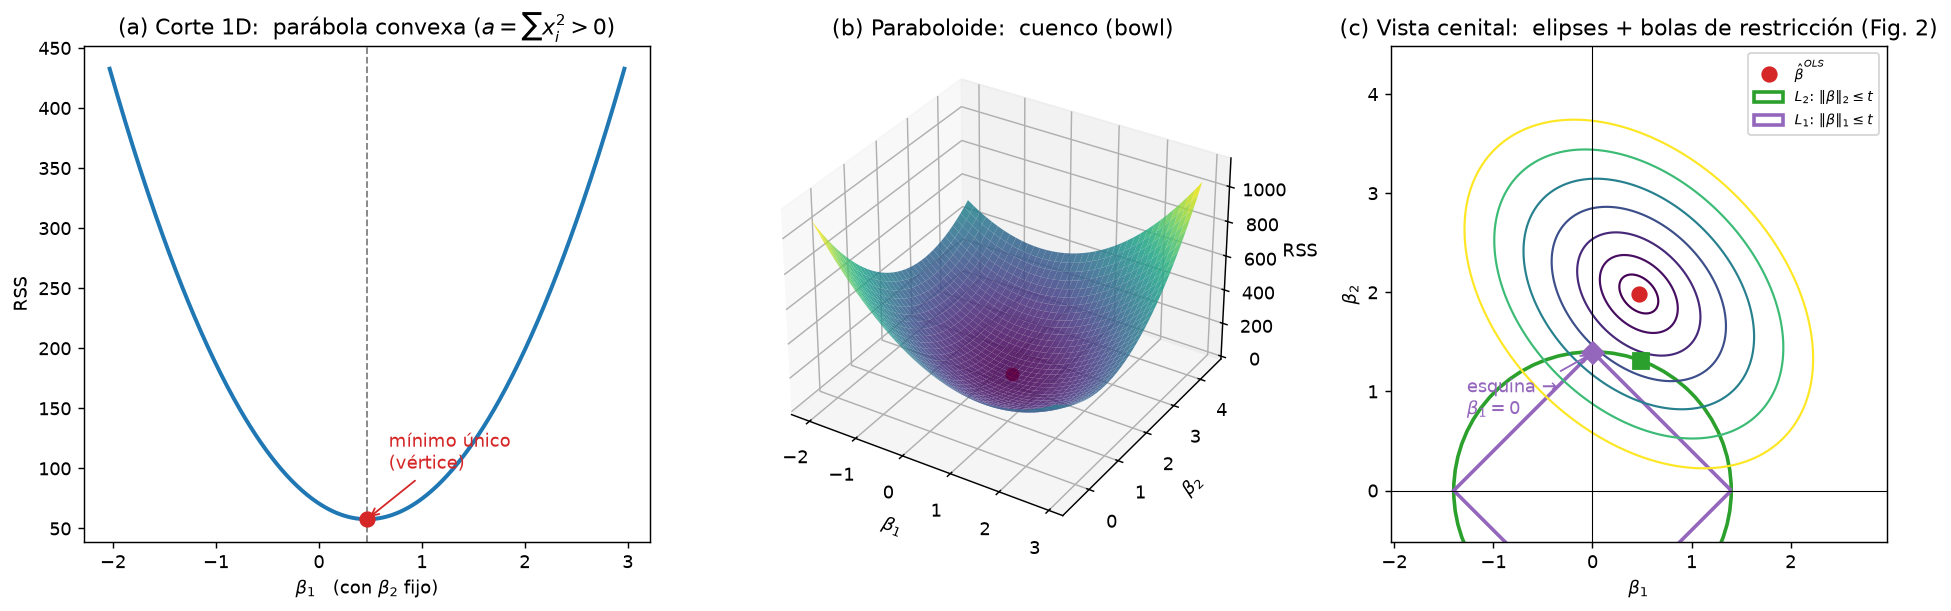

Write the Python code that produced this figure.
"""Convexity of the least-squares objective — a pedagogical figure.

Companion to the "Fundamentos" section of the README. Shows, for a 2-predictor
problem, that RSS(b) = ||y - X b||^2 is a convex paraboloid:

    (a) 1D slice  -> an upward parabola (unique minimum, no local traps)
    (b) 3D surface -> a bowl
    (c) top-down   -> elliptical level sets, centered at b_hat (OLS),
                      with the L1 rhombus / L2 circle overlaid to connect
                      with the constraint geometry of Fig. 2.

RSS(b) = y^T y - 2 y^T X b + b^T (X^T X) b   is quadratic in b, and its Hessian
2 X^T X is positive semidefinite (v^T X^T X v = ||X v||^2 >= 0), hence convex.

Run:  python convex_rss.py   ->  saves convex_rss.png   (numpy + matplotlib)
"""

# %%
import os
import numpy as np
import matplotlib.pyplot as plt
from matplotlib.patches import Circle, Polygon

HERE = os.path.dirname(os.path.abspath(__file__)) if "__file__" in globals() else os.getcwd()

rng = np.random.default_rng(0)

# --- a small correlated 2-predictor design so the ellipses come out tilted ---
N = 60
rho = 0.5                                      # corr(x1, x2) -> tilts the ellipses
x1 = rng.normal(size=N)
x2 = rho * x1 + np.sqrt(1 - rho**2) * rng.normal(size=N)
X = np.column_stack([x1, x2])
X = (X - X.mean(0)) / X.std(0)                 # standardize (paper convention)
beta_true = np.array([0.5, 2.0])               # small b1, large b2 -> lasso zeroes b1
y = X @ beta_true + rng.normal(scale=1.0, size=N)
y = y - y.mean()                               # center -> no intercept

# OLS minimum (bottom of the bowl): X^T X b = X^T y
b_hat = np.linalg.solve(X.T @ X, X.T @ y)

def rss(b):
    """b: (..., 2) -> RSS. Works on a grid via broadcasting."""
    r = y - b @ X.T                            # residuals per grid point
    return np.einsum("...i,...i->...", r, r)

# --- grid over (b1, b2) around the minimum ---
span = 2.6
g = np.linspace(-span, span, 300) + 0  # symmetric-ish window
B1, B2 = np.meshgrid(b_hat[0] + np.linspace(-2.5, 2.5, 300),
                     b_hat[1] + np.linspace(-2.5, 2.5, 300))
grid = np.stack([B1, B2], axis=-1)
Z = rss(grid)

# =============================================================================
fig = plt.figure(figsize=(15, 4.8))

# --- (a) 1D slice: fix b2 = b_hat[1], vary b1 -> a parabola --------------------
ax1 = fig.add_subplot(1, 3, 1)
b1_line = np.linspace(b_hat[0] - 2.5, b_hat[0] + 2.5, 400)
slice_pts = np.column_stack([b1_line, np.full_like(b1_line, b_hat[1])])
ax1.plot(b1_line, rss(slice_pts), color="#1f77b4", lw=2.2)
ax1.axvline(b_hat[0], ls="--", color="gray", lw=1)
ax1.plot(b_hat[0], rss(b_hat[None])[0], "o", color="#d62728", ms=8, zorder=5)
ax1.annotate("mínimo único\n(vértice)", (b_hat[0], rss(b_hat[None])[0]),
             textcoords="offset points", xytext=(12, 28),
             arrowprops=dict(arrowstyle="->", color="#d62728"), color="#d62728")
ax1.set_title(r"(a) Corte 1D:  parábola convexa ($a=\sum x_i^2>0$)")
ax1.set_xlabel(r"$\beta_1$   (con $\beta_2$ fijo)")
ax1.set_ylabel(r"RSS")

# --- (b) 3D surface: the bowl -------------------------------------------------
ax2 = fig.add_subplot(1, 3, 2, projection="3d")
step = 4  # thin the grid for a lighter surface
ax2.plot_surface(B1[::step, ::step], B2[::step, ::step], Z[::step, ::step],
                 cmap="viridis", alpha=0.85, linewidth=0, antialiased=True)
ax2.scatter(b_hat[0], b_hat[1], rss(b_hat[None])[0],
            color="#d62728", s=45, depthshade=False)
ax2.set_title("(b) Paraboloide:  cuenco (bowl)")
ax2.set_xlabel(r"$\beta_1$"); ax2.set_ylabel(r"$\beta_2$")
ax2.set_zlabel("RSS")
ax2.view_init(elev=32, azim=-58)

# --- (c) top-down: elliptical contours + constraint balls ---------------------
ax3 = fig.add_subplot(1, 3, 3)
levels = rss(b_hat[None])[0] + np.array([2, 8, 20, 40, 70, 110, 160]) * 1.0
cs = ax3.contour(B1, B2, Z, levels=levels, cmap="viridis", linewidths=1.2)
ax3.plot(*b_hat, "o", color="#d62728", ms=8, zorder=6, label=r"$\hat\beta^{OLS}$")
ax3.axhline(0, color="k", lw=0.6); ax3.axvline(0, color="k", lw=0.6)

# constraint regions centered at origin (schematic budget t)
t = 1.4
circle = Circle((0, 0), t, fill=False, ec="#2ca02c", lw=2, label=r"$L_2$: $\|\beta\|_2\leq t$")
rhombus = Polygon([[t, 0], [0, t], [-t, 0], [0, -t]], closed=True,
                  fill=False, ec="#9467bd", lw=2, label=r"$L_1$: $\|\beta\|_1\leq t$")
ax3.add_patch(circle); ax3.add_patch(rhombus)

# constrained optima on the grid (smallest RSS inside each ball)
flat = grid.reshape(-1, 2)
Zf = Z.reshape(-1)
in_l2 = np.linalg.norm(flat, axis=1) <= t
in_l1 = np.abs(flat).sum(1) <= t
b_ridge = flat[in_l2][np.argmin(Zf[in_l2])]
b_lasso = flat[in_l1][np.argmin(Zf[in_l1])]
ax3.plot(*b_ridge, "s", color="#2ca02c", ms=9, zorder=6)
ax3.plot(*b_lasso, "D", color="#9467bd", ms=9, zorder=6)
ax3.annotate("esquina →\n$\\beta_1=0$", b_lasso, textcoords="offset points",
             xytext=(-70, -34), color="#9467bd",
             arrowprops=dict(arrowstyle="->", color="#9467bd"))

ax3.set_title("(c) Vista cenital:  elipses + bolas de restricción (Fig. 2)")
ax3.set_xlabel(r"$\beta_1$"); ax3.set_ylabel(r"$\beta_2$")
ax3.set_aspect("equal")
ax3.legend(loc="upper right", fontsize=8)
ax3.set_xlim(B1.min(), B1.max()); ax3.set_ylim(B2.min(), B2.max())

fig.tight_layout()
fig.savefig(os.path.join(HERE, "convex_rss.png"), dpi=130, bbox_inches="tight")
print(f"b_hat (OLS) = {b_hat}")
print(f"b_ridge     = {b_ridge}   (|.|_2 = {np.linalg.norm(b_ridge):.3f})")
print(f"b_lasso     = {b_lasso}   (|.|_1 = {np.abs(b_lasso).sum():.3f})  -> b1 ~ 0")
print("saved convex_rss.png")
plt.show()
